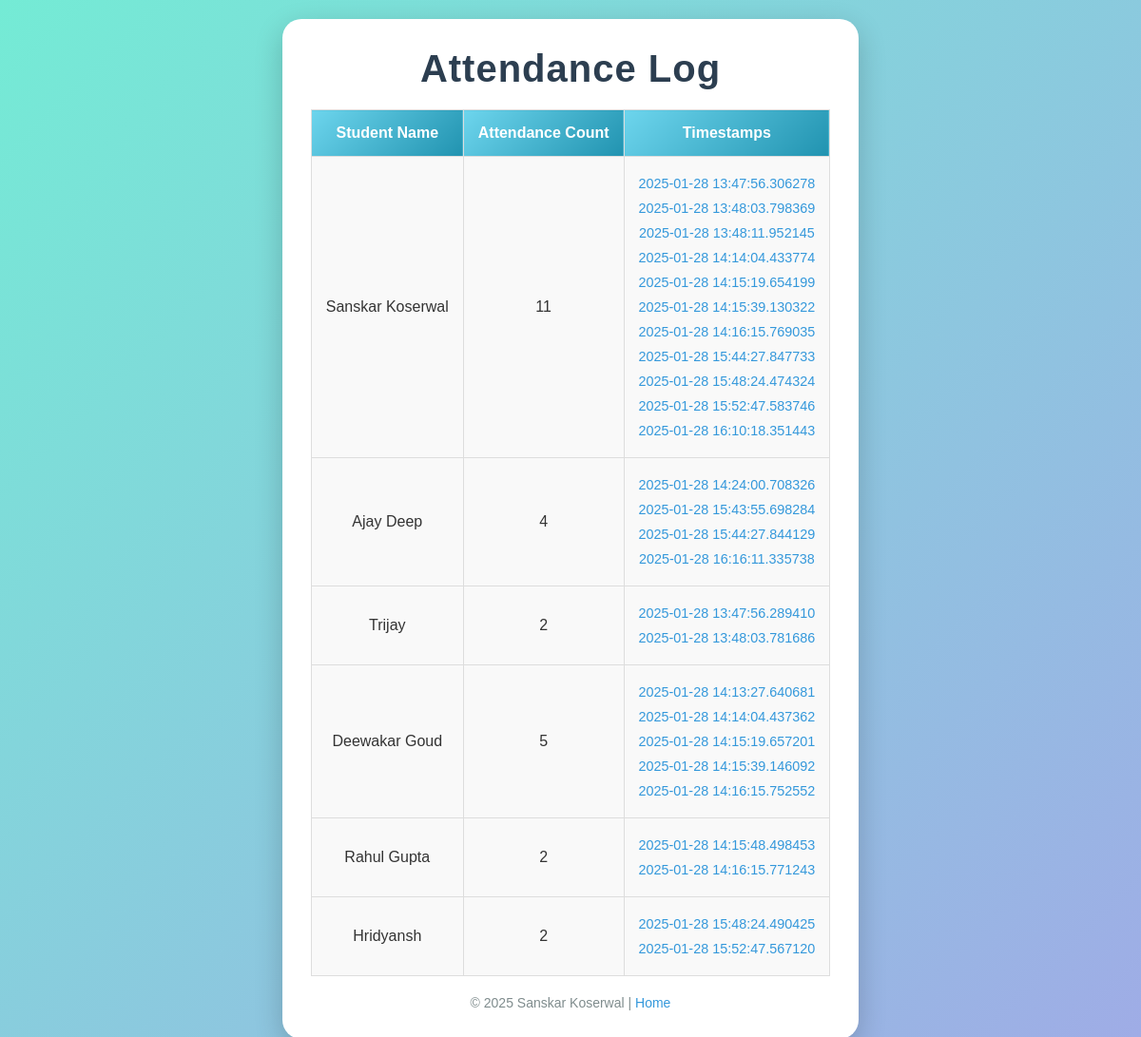
/attendance-log, run on an earlier commit of the app's database.
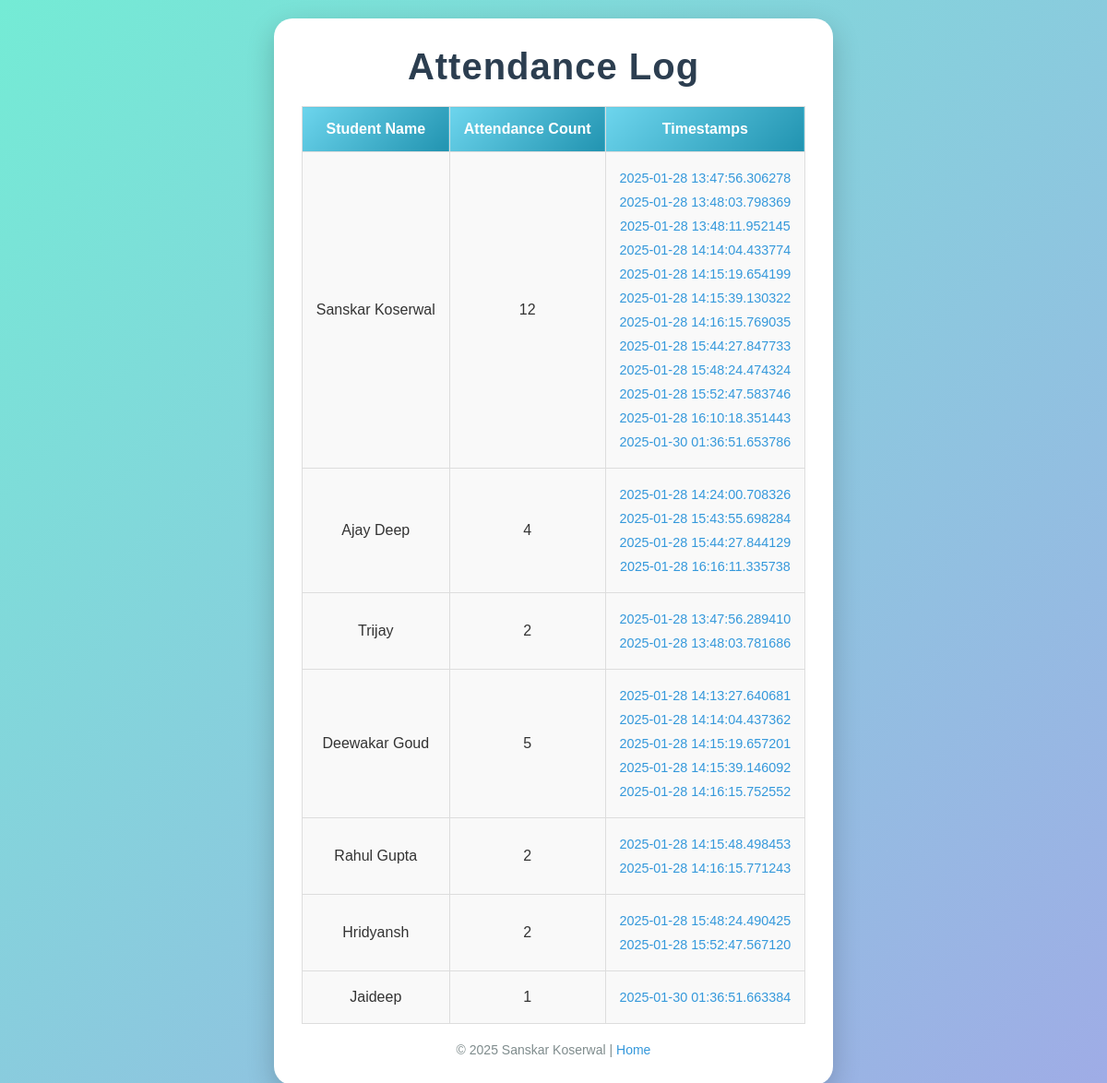
And on a later commit of the database.
### app3.py (models this page shows, shortened)
class Student(db.Model):
    id = db.Column(db.Integer, primary_key=True)
    name = db.Column(db.String(100), nullable=False, unique=True)
    encoding = db.Column(db.PickleType, nullable=False)

### app3.py (the view)
@app.route('/attendance-log', methods=['GET'])
def attendance_log():
    attendance_data = (
        db.session.query(Student.name, db.func.count(Attendance.id), db.func.group_concat(Attendance.timestamp))
        .join(Attendance, Student.id == Attendance.student_id)
        .group_by(Student.id)
        .all()
    )
    response = []
    for name, count, timestamps in attendance_data:
        response.append({
            'name': name,
            'attendance_count': count,
            'timestamps': timestamps.split(','),
        })
    return render_template('attendance_log.html', records=response)

### templates/attendance_log.html (shortened to what this page needs)
<!DOCTYPE html>
<html lang="en">
  <head>
  </head>
  <body>
    <div class="container">
      <h1>Attendance Log</h1>
      <table>
        <thead>
          <tr>
            <th>Student Name</th>
            <th>Attendance Count</th>
            <th>Timestamps</th>
          </tr>
        </thead>
        <tbody>
          {% for record in records %}
          <tr>
            <td>{{ record.name }}</td>
            <td>{{ record.attendance_count }}</td>
            <td>
              <ul>
                {% for timestamp in record.timestamps %}
                <li>{{ timestamp }}</li>
                {% endfor %}
              </ul>
            </td>
          </tr>
          {% endfor %}
        </tbody>
      </table>
      <footer>&copy; 2025 Sanskar Koserwal | <a href="/">Home</a></footer>
    </div>
  </body>
</html>

What changed in the data, as far as the page shows it:
computed for Student "Sanskar Koserwal": attendance_count "11" → "12"
added Student: name "Jaideep", attendance_count "1", timestamps "2025-01-30 01:36:51.663384"
Also different on the page:
new list line: "2025-01-30 01:36:51.653786"
